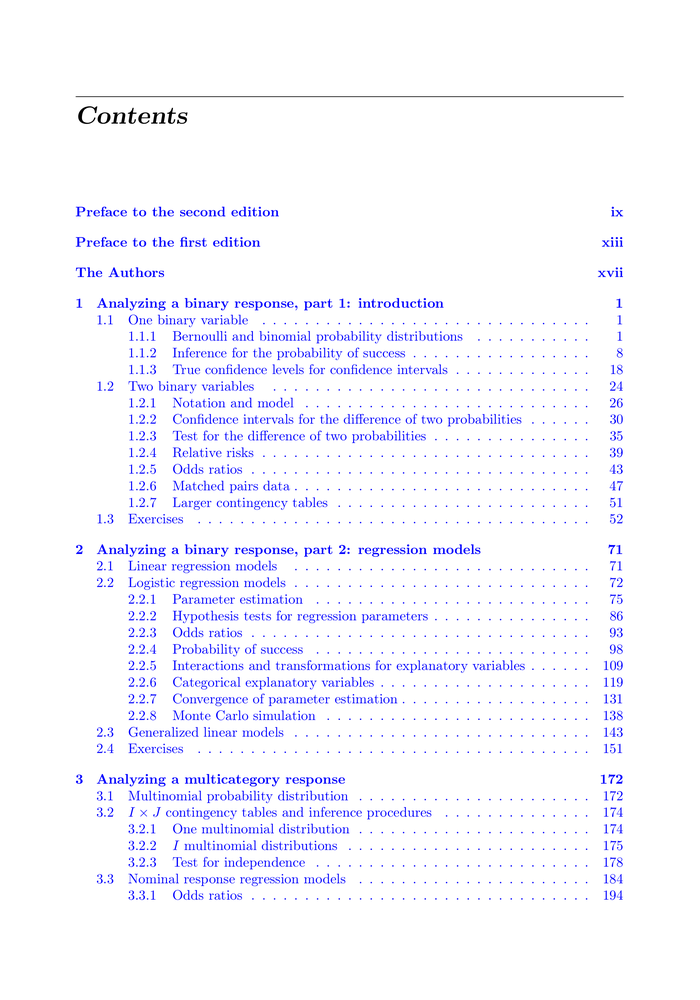
#> input picture images/acd_p006.png, 700 x 1000 px, shrunk from 2100 x 3000 before the run; its folder holds only this picture in this run
$ python -i skew_detection.py   (imports and definitions only)
#> lines starting #> are read from the running program, lines starting #| are printed output that depends on the picture; after the words box and inside, x2 and y2 are one past the last pixel; in counts of white or black regions, pixels touching at a corner belong together
#> further down, picture is the input picture: shape (1000, 700, 3); mean B, G, R 254.7, 247.4, 247.4
"""
Skew Detection and Correction Module

Implementation of MCCSD (Modified Cross-Correlation Skew Detection) algorithm
based on the paper: "A Robust Skew Detection Algorithm for Grayscale Document Image"
by Ming Chen and Xiaoqing Ding, Tsinghua University.

The algorithm uses horizontal and vertical cross-correlation to detect skew in
document images, handles both horizontal and vertical text layouts, and uses
randomly selected regions for efficiency.
"""

import logging
import numpy as np
import cv2
from typing import Tuple, Optional
import random

logger = logging.getLogger(__name__)


# [517 lines left out: functions calculate_vertical_cross_correlation, calculate_horizontal_cross_correlation, calculate_total_variation, find_peaks, detect_skew_in_region, detect_skew_in_text_regions and 2 more, not called in this run]


def detect_skew_hough(image: np.ndarray) -> float:
    """
    Detect skew angle using HoughLinesP (deterministic, no random sampling).

    Finds near-horizontal text lines via edge detection + probabilistic Hough
    transform, determines sign from line endpoint direction (always left-to-right).
    This is more robust than MCCSD for text-heavy documents and always returns
    the same result with correct sign.

    Args:
        image: Input image (grayscale or color)

    Returns:
        Skew angle in degrees:
          positive = text slants downward to the right (clockwise skew)
            → rotate counter-clockwise to correct
          negative = text slants upward to the right (counter-clockwise skew)
            → rotate clockwise to correct
    """
    if len(image.shape) == 3:
        gray = cv2.cvtColor(image, cv2.COLOR_BGR2GRAY)
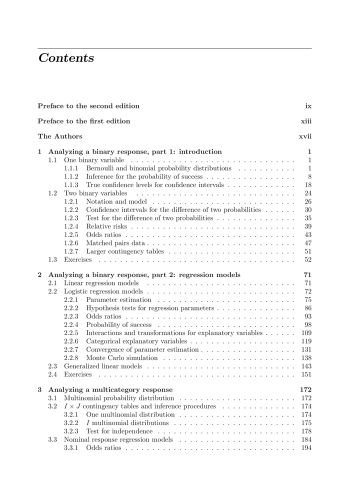
#> gray: shape (1000, 700) (shown at 1/2 size); min 0, max 255, mean 248.3
    else:
        gray = image.copy()

    h, w = gray.shape
    edges = cv2.Canny(gray, 50, 150, apertureSize=3)
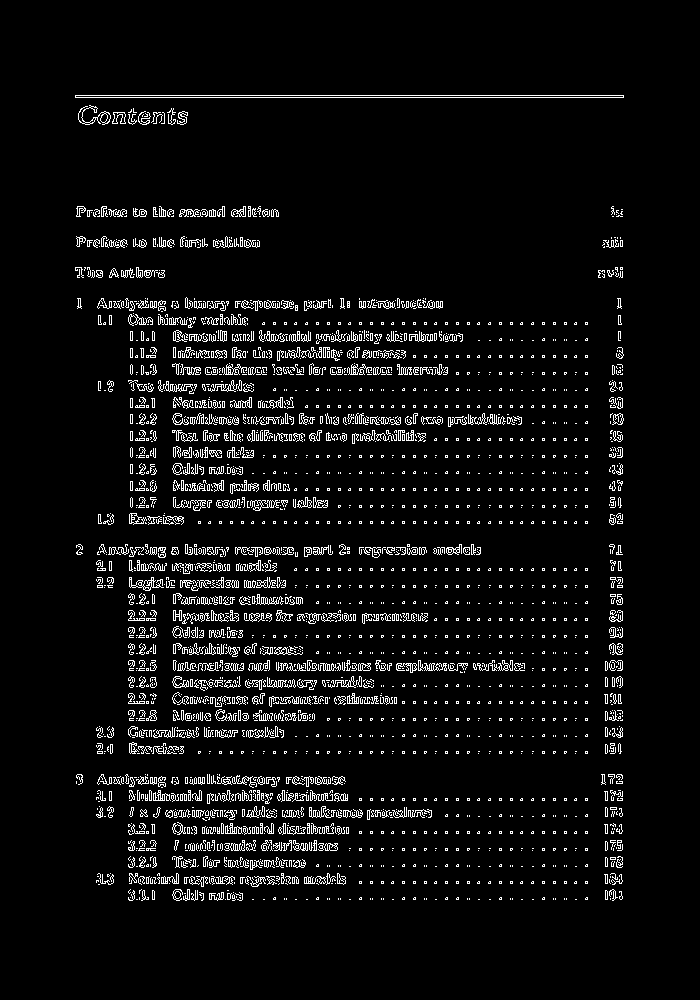
#> edges: shape (1000, 700); 5.4% white in thin lines or dots, all inside (x1, y1, x2, y2) = (75, 95, 624, 901)

    lines = cv2.HoughLinesP(edges, 1, np.pi / 180,
                            threshold=int(min(w, h) * 0.02),
                            minLineLength=100, maxLineGap=10)
#> lines = 234 rows, first 6: [75, 95, 623, 95], [176, 341, 462, 336], [75, 97, 623, 97], [612, 524, 612, 365], [147, 298, 251, 402], [319, 670, 524, 663]

    if lines is None:
        return 0.0

    angles = []
    for line in lines:
        x1, y1, x2, y2 = line[0]
        dx = x2 - x1
        dy = y2 - y1
        if abs(dx) < 50:
            continue
        # Normalize direction: always go left-to-right for consistent sign
        if dx < 0:
            dx = -dx
            dy = -dy
        angle = np.arctan2(dy, dx) * 180.0 / np.pi
        if abs(angle) < 30:
            angles.append(angle)
#> this loop made 234 passes
#> (x1, y1, x2, y2, dx, dy, angle) on passes 1 to 3: (75, 95, 623, 95, 548, 0, 0), (176, 341, 462, 336, 286, -5, -1), (75, 97, 623, 97, 548, 0, 0)
#> after the loop, angles = 213 values, max 2 at index 47, min -3.85 at index 150, mean -0.0195

    if len(angles) < 10:
        return 0.0

    # Sigma-clip outliers
    angles_arr = np.array(angles)
#> angles_arr has the same summary as angles
    mean, std = np.mean(angles_arr), np.std(angles_arr)
#> mean = -0.0195; std = 0.872
    if std > 0:
        clipped = angles_arr[np.abs(angles_arr - mean) <= 2 * std]
#> clipped = 198 values, max 1.44 at index 109, min -1.43 at index 166, mean 0.12
    else:
        clipped = angles_arr
    if len(clipped) < 10:
        clipped = angles_arr

    median = float(np.median(clipped))
#> median = 0
    logger.info("Detected skew angle (Hough): %.3f° (from %d/%d lines)", median, len(clipped), len(angles))
    return median


def detect_and_correct_skew(image: np.ndarray,
                           d: int = 75,
                           s_range: int = 25,
                           method: str = "hough",
                           **kwargs) -> Tuple[np.ndarray, float]:
    """
    Detect and correct skew in document image.

    Args:
        image: Input image (grayscale or color)
        d: Distance between lines for MCCSD correlation (default: 75)
        s_range: Range of shift values for MCCSD (default: 25)
        method: 'hough' (deterministic, recommended) or 'mccsd' (original)
        **kwargs: Additional arguments for detect_skew()

    Returns:
        Tuple of (corrected_image, detected_angle)
    """
    # Detect skew angle
    if method == "hough":
        angle = detect_skew_hough(image)
#> angle = 0
    else:
        angle = detect_skew(image, d=d, s_range=s_range, **kwargs)

    # Correct skew
    if abs(angle) > 0.1:
        corrected = rotate_image(image, angle)
        return corrected, angle
    else:
        return image, angle

>>> import cv2
>>> picture = cv2.imread('../../images/acd_p006.png')
>>> result = detect_and_correct_skew(picture)

$ run again, on images/acd_p007.png
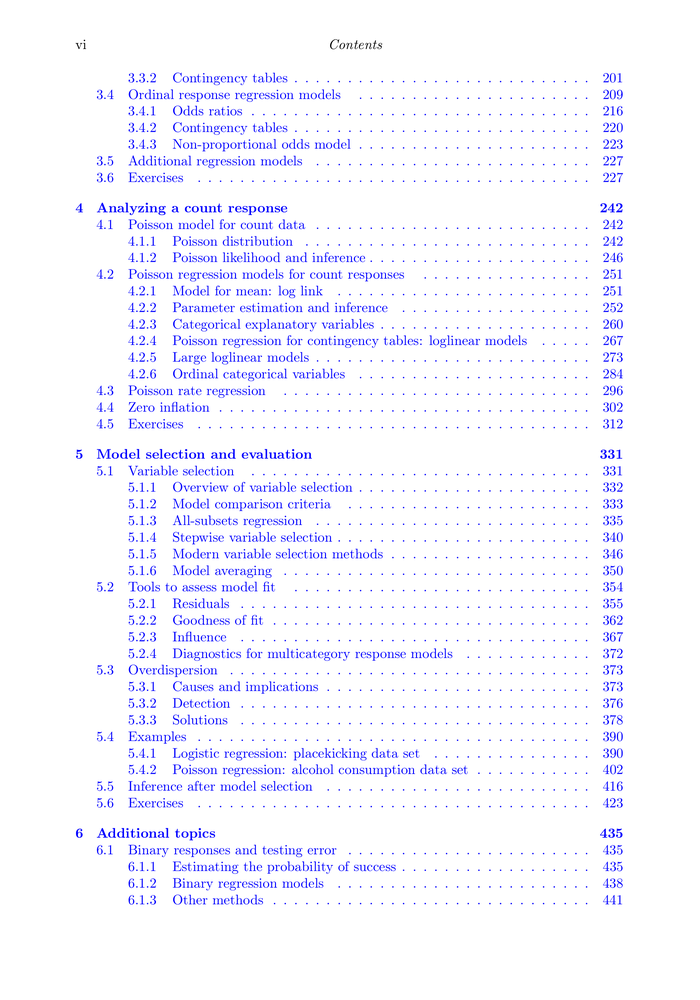
#> input picture images/acd_p007.png, 700 x 1000 px, shrunk from 2100 x 3000 before the run
#> picture is the input picture: shape (1000, 700, 3); mean B, G, R 255, 246.8, 246.8
#> in detect_skew_hough, `gray = cv2.cvtColor(image, cv2.COLOR_BGR2GRAY)`:
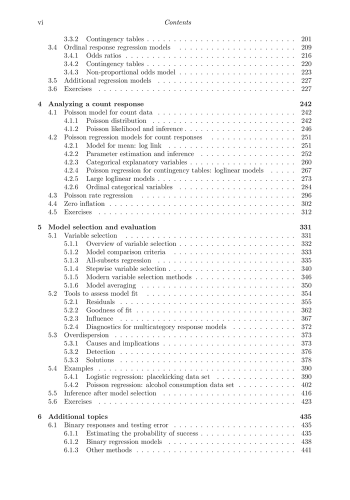
#> gray: shape (1000, 700) (shown at 1/2 size); min 6, max 255, mean 247.7
#> in detect_skew_hough, `edges = cv2.Canny(gray, 50, 150, apertureSize=3)`:
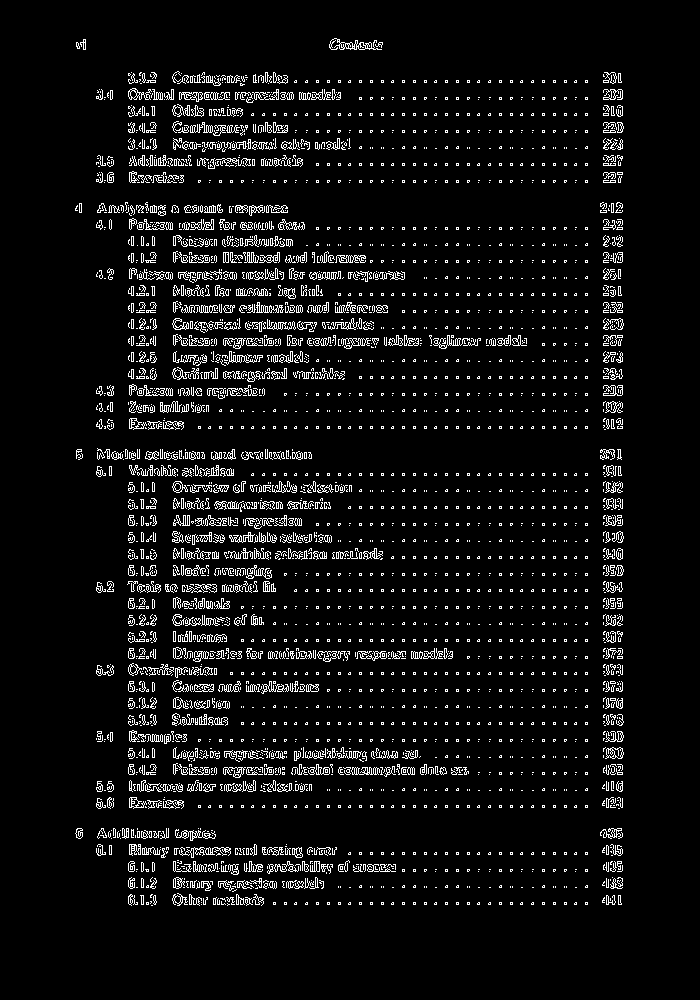
#> edges: shape (1000, 700); 6.2% white in thin lines or dots, all inside (x1, y1, x2, y2) = (75, 38, 624, 906)
#> lines = 223 rows, first 6: [154, 786, 154, 658], [187, 724, 187, 620], [606, 807, 606, 450], [618, 575, 618, 449], [613, 807, 613, 449], [620, 428, 620, 203]
#> the loop in detect_skew_hough, `for line in lines:` made 223 passes
#> (x1, y1, x2, y2, dx, dy, angle) on passes 16, 17, 28: (176, 113, 587, 113, 411, 0, 0), (338, 295, 587, 295, 249, 0, 0), (174, 262, 587, 262, 413, 0, 0)
#> after the loop in detect_skew_hough, `for line in lines:`: angles = 173 values, max 1.83 at index 29, min -3.15 at index 67, mean -0.0754
#> angles_arr has the same summary as angles
#> mean = -0.0754; std = 0.771
#> clipped = 159 values, max 1.27 at index 79, min -1.2 at index 112, mean 0.0242
#> median = 0

$ run again, on images/acd_p008.png
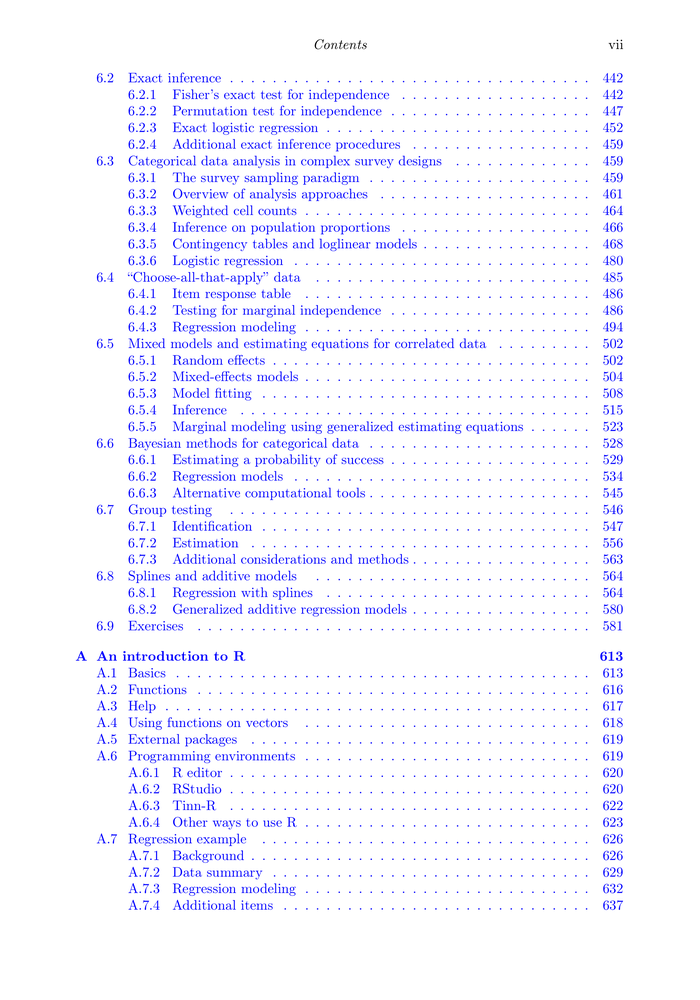
#> input picture images/acd_p008.png, 700 x 1000 px, shrunk from 2100 x 3000 before the run
#> picture is the input picture: shape (1000, 700, 3); mean B, G, R 255, 246.5, 246.5
#> in detect_skew_hough, `gray = cv2.cvtColor(image, cv2.COLOR_BGR2GRAY)`:
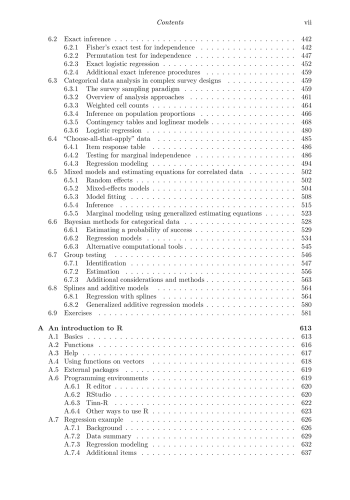
#> gray: shape (1000, 700) (shown at 1/2 size); min 3, max 255, mean 247.5
#> in detect_skew_hough, `edges = cv2.Canny(gray, 50, 150, apertureSize=3)`:
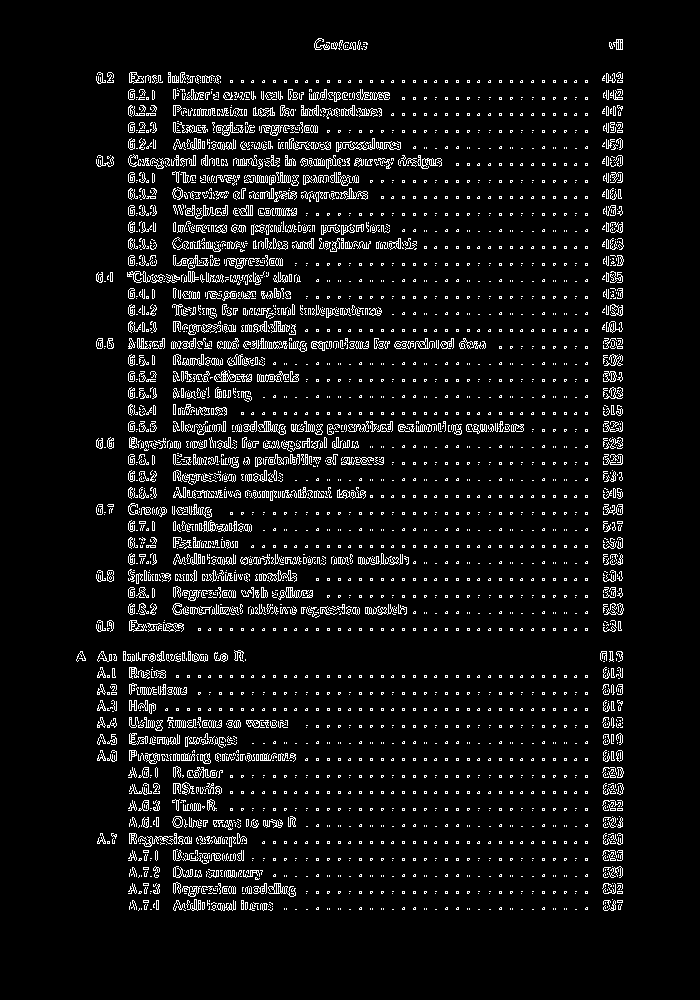
#> edges: shape (1000, 700); 6.5% white in thin lines or dots, all inside (x1, y1, x2, y2) = (76, 38, 624, 911)
#> lines = 175 rows, first 6: [129, 73, 133, 331], [622, 902, 622, 718], [143, 281, 143, 76], [189, 281, 198, 109], [134, 330, 134, 72], [620, 630, 620, 72]
#> the loop in detect_skew_hough, `for line in lines:` made 175 passes
#> (x1, y1, x2, y2, dx, dy, angle) on passes 10, 13, 17: (218, 415, 272, 310, 54, -105, -62.78), (174, 613, 587, 613, 413, 0, 0), (129, 347, 484, 341, 355, -6, -0.968)
#> after the loop in detect_skew_hough, `for line in lines:`: angles = 114 values, max 3.01 at index 27, min -3.09 at index 37, mean -0.109
#> angles_arr has the same summary as angles
#> mean = -0.109; std = 0.711
#> clipped = 107 values, max 1.24 at index 62, min -1.25 at index 59, mean -0.0443
#> median = 0
